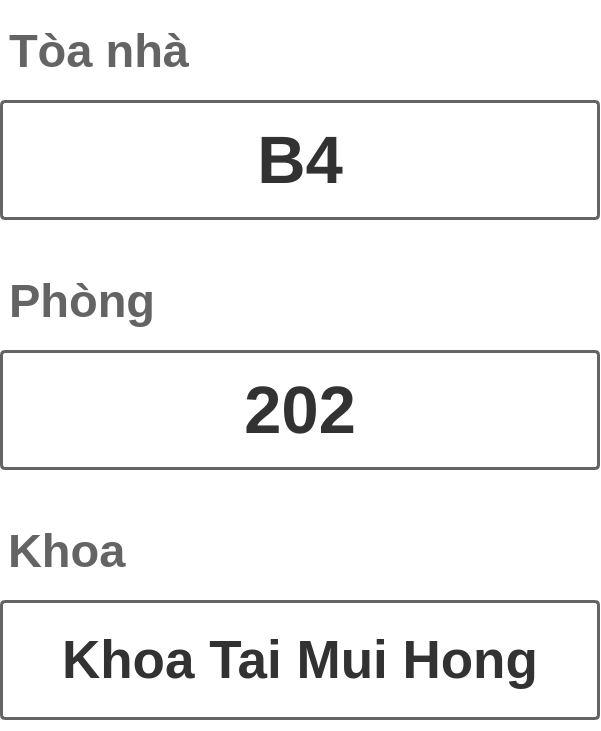
       <widget class="QFrame" name="room_frame">
        <property name="geometry">
         <rect>
          <x>1290</x>
          <y>0</y>
          <width>601</width>
          <height>731</height>
         </rect>
        </property>
        <property name="styleSheet">
         <string notr="true">background: rgb(255, 255, 255);
border-radius: 10px;</string>
        </property>
        <widget class="QFrame" name="building_text_frame">
         <property name="geometry">
          <rect>
           <x>0</x>
           <y>100</y>
           <width>601</width>
           <height>120</height>
          </rect>
         </property>
         <property name="maximumSize">
          <size>
           <width>16777215</width>
           <height>16777215</height>
          </size>
         </property>
         <property name="styleSheet">
          <string notr="true">background-color: transparent;</string>
         </property>
         <property name="frameShape">
          <enum>QFrame::StyledPanel</enum>
         </property>
         <property name="frameShadow">
          <enum>QFrame::Raised</enum>
         </property>
         <widget class="QLabel" name="building_code">
          <property name="geometry">
           <rect>
            <x>0</x>
            <y>0</y>
            <width>600</width>
            <height>120</height>
           </rect>
          </property>
          <property name="font">
           <font>
            <family>Segoe UI</family>
            <pointsize>50</pointsize>
            <weight>75</weight>
            <bold>true</bold>
           </font>
          </property>
          <property name="styleSheet">
           <string notr="true">color: rgb(50, 50, 50);
border: 3px solid rgb(100,100,100);
border-radius: 5px;	</string>
          </property>
          <property name="text">
           <string>B4</string>
          </property>
          <property name="alignment">
           <set>Qt::AlignCenter</set>
          </property>
         </widget>
        </widget>
        <widget class="QFrame" name="building_label_frame">
         <property name="geometry">
          <rect>
           <x>0</x>
           <y>0</y>
           <width>310</width>
           <height>100</height>
          </rect>
         </property>
         <property name="maximumSize">
          <size>
           <width>16777215</width>
           <height>16777215</height>
          </size>
         </property>
         <property name="font">
          <font>
           <pointsize>20</pointsize>
          </font>
         </property>
         <property name="styleSheet">
          <string notr="true">background: transparent;</string>
         </property>
         <property name="frameShape">
          <enum>QFrame::StyledPanel</enum>
         </property>
         <property name="frameShadow">
          <enum>QFrame::Raised</enum>
         </property>
         <layout class="QVBoxLayout" name="verticalLayout_22">
          <item>
           <widget class="QLabel" name="phone_lable_3">
            <property name="font">
             <font>
              <family>Segoe UI</family>
              <pointsize>35</pointsize>
              <weight>75</weight>
              <bold>true</bold>
             </font>
            </property>
            <property name="styleSheet">
             <string notr="true">color: rgb(100,100,100);</string>
            </property>
            <property name="text">
             <string>Tòa nhà</string>
            </property>
            <property name="alignment">
             <set>Qt::AlignLeading|Qt::AlignLeft|Qt::AlignVCenter</set>
            </property>
           </widget>
          </item>
         </layout>
        </widget>
        <widget class="QFrame" name="room_label_frame">
         <property name="geometry">
          <rect>
           <x>0</x>
           <y>250</y>
           <width>601</width>
           <height>100</height>
          </rect>
         </property>
         <property name="maximumSize">
          <size>
           <width>16777215</width>
           <height>16777215</height>
          </size>
         </property>
         <property name="styleSheet">
          <string notr="true">background: transparent;</string>
         </property>
         <property name="frameShape">
          <enum>QFrame::StyledPanel</enum>
         </property>
         <property name="frameShadow">
          <enum>QFrame::Raised</enum>
         </property>
         <layout class="QVBoxLayout" name="verticalLayout_24">
          <item>
           <widget class="QLabel" name="phone_lable_4">
            <property name="font">
             <font>
              <family>Segoe UI</family>
              <pointsize>35</pointsize>
              <weight>75</weight>
              <bold>true</bold>
             </font>
            </property>
            <property name="styleSheet">
             <string notr="true">color: rgb(100,100,100);</string>
            </property>
            <property name="text">
             <string>Phòng</string>
            </property>
            <property name="alignment">
             <set>Qt::AlignLeading|Qt::AlignLeft|Qt::AlignVCenter</set>
            </property>
           </widget>
          </item>
         </layout>
        </widget>
        <widget class="QFrame" name="dep_label_frame">
         <property name="geometry">
          <rect>
           <x>-1</x>
           <y>500</y>
           <width>601</width>
           <height>100</height>
          </rect>
         </property>
         <property name="maximumSize">
          <size>
           <width>16777215</width>
           <height>16777215</height>
          </size>
         </property>
         <property name="styleSheet">
          <string notr="true">background: transparent;</string>
         </property>
         <property name="frameShape">
          <enum>QFrame::StyledPanel</enum>
         </property>
         <property name="frameShadow">
          <enum>QFrame::Raised</enum>
         </property>
         <layout class="QVBoxLayout" name="verticalLayout_26">
          <item>
           <widget class="QLabel" name="phone_lable_5">
            <property name="font">
             <font>
              <family>Segoe UI</family>
              <pointsize>35</pointsize>
              <weight>75</weight>
              <bold>true</bold>
             </font>
            </property>
            <property name="styleSheet">
             <string notr="true">color: rgb(100,100,100);</string>
            </property>
            <property name="text">
             <string>Khoa</string>
            </property>
            <property name="alignment">
             <set>Qt::AlignLeading|Qt::AlignLeft|Qt::AlignVCenter</set>
            </property>
           </widget>
          </item>
         </layout>
        </widget>
        <widget class="QFrame" name="room_text_frame">
         <property name="geometry">
          <rect>
           <x>0</x>
           <y>350</y>
           <width>601</width>
           <height>120</height>
          </rect>
         </property>
         <property name="maximumSize">
          <size>
           <width>16777215</width>
           <height>16777215</height>
          </size>
         </property>
         <property name="styleSheet">
          <string notr="true">background-color: transparent;</string>
         </property>
         <property name="frameShape">
          <enum>QFrame::StyledPanel</enum>
         </property>
         <property name="frameShadow">
          <enum>QFrame::Raised</enum>
         </property>
         <widget class="QLabel" name="room_code">
          <property name="geometry">
           <rect>
            <x>0</x>
            <y>0</y>
            <width>600</width>
            <height>120</height>
           </rect>
          </property>
          <property name="font">
           <font>
            <family>Segoe UI</family>
            <pointsize>50</pointsize>
            <weight>75</weight>
            <bold>true</bold>
           </font>
          </property>
          <property name="styleSheet">
           <string notr="true">color: rgb(50, 50, 50);
border: 3px solid rgb(100,100,100);
border-radius: 5px;	</string>
          </property>
          <property name="text">
           <string>202</string>
          </property>
          <property name="alignment">
           <set>Qt::AlignCenter</set>
          </property>
         </widget>
        </widget>
        <widget class="QFrame" name="dep_text_frame">
         <property name="geometry">
          <rect>
           <x>-10</x>
           <y>600</y>
           <width>611</width>
           <height>120</height>
          </rect>
         </property>
         <property name="maximumSize">
          <size>
           <width>16777215</width>
           <height>16777215</height>
          </size>
         </property>
         <property name="styleSheet">
          <string notr="true">background-color: transparent;</string>
         </property>
         <property name="frameShape">
          <enum>QFrame::StyledPanel</enum>
         </property>
         <property name="frameShadow">
          <enum>QFrame::Raised</enum>
         </property>
         <widget class="QLabel" name="dep_name">
          <property name="geometry">
           <rect>
            <x>10</x>
            <y>0</y>
            <width>600</width>
            <height>120</height>
           </rect>
          </property>
          <property name="font">
           <font>
            <family>Segoe UI</family>
            <pointsize>40</pointsize>
            <weight>75</weight>
            <bold>true</bold>
           </font>
          </property>
          <property name="styleSheet">
           <string notr="true">color: rgb(50, 50, 50);
border: 3px solid rgb(100,100,100);
border-radius: 5px;	</string>
          </property>
          <property name="text">
           <string>Khoa Tai Mui Hong</string>
          </property>
          <property name="alignment">
           <set>Qt::AlignCenter</set>
          </property>
         </widget>
        </widget>
       </widget>
